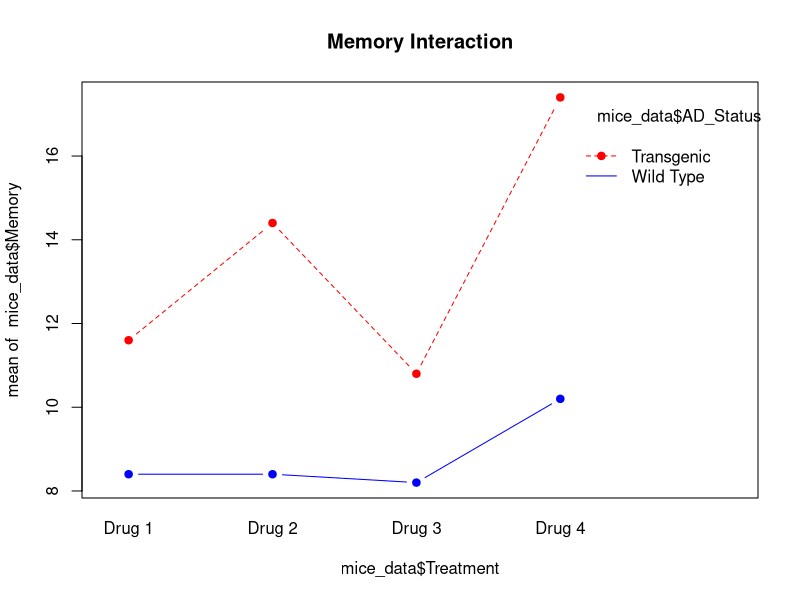

R code for this plot:
## ---- chunk 1
knitr::opts_chunk$set(echo = TRUE, warning = FALSE, message = FALSE)
library(car)      
library(emmeans)  
library(ggplot2)  

# Manually inputting data from the Alzheimers Mice Data.csv
ad_status_vec <- c(1,1,1,1,1, 1,1,1,1,1, 1,1,1,1,1, 1,1,1,1,1, 2,2,2,2,2, 2,2,2,2,2, 2,2,2,2,2, 2,2,2,2,2)
treatment_vec <- c(1,1,1,1,1, 2,2,2,2,2, 3,3,3,3,3, 4,4,4,4,4, 1,1,1,1,1, 2,2,2,2,2, 3,3,3,3,3, 4,4,4,4,4)
training_vec  <- c(12,15,13,12,14, 15,14,17,14,15, 12,13,12,11,12, 18,17,18,19,18, 10,12,11,10,12, 11,10,12,11,11, 10,11,10,11,10, 12,13,12,12,11)
memory_vec    <- c(10,12,13,10,13, 14,13,16,14,15, 10,11,12,10,11, 18,17,17,18,17, 8,9,8,8,9, 9,8,8,9,8, 8,9,8,8,8, 10,11,10,10,10)

mice_data <- data.frame(
  AD_Status = factor(ad_status_vec, labels = c("Transgenic", "Wild Type")),
  Treatment = factor(treatment_vec, labels = c("Drug 1", "Drug 2", "Drug 3", "Drug 4")),
  Training = training_vec,
  Memory = memory_vec
)

train_aov <- aov(Training ~ AD_Status * Treatment, data = mice_data)
train_summary <- summary(train_aov)
print(train_summary)

shapiro_train <- shapiro.test(residuals(train_aov))
levene_train <- leveneTest(Training ~ AD_Status * Treatment, data = mice_data)

cat("--- INTERPRETATION: TRAINING DAY ---\n")
cat("Assumptions: Normality p =", round(shapiro_train$p.value, 4), 
    "| Homogeneity p =", round(levene_train$`Pr(>F)`[1], 4), "\n")

mem_aov <- aov(Memory ~ AD_Status * Treatment, data = mice_data)
mem_summary <- summary(mem_aov)
print(mem_summary)

shapiro_mem <- shapiro.test(residuals(mem_aov))
levene_mem <- leveneTest(Memory ~ AD_Status * Treatment, data = mice_data)

cat("--- INTERPRETATION: MEMORY DAY ---\n")
cat("Assumptions: Normality p =", round(shapiro_mem$p.value, 4), 
    "| Homogeneity p =", round(levene_mem$`Pr(>F)`[1], 4), "\n")

# Training p-values
p_stat_tr <- train_summary[[1]][["Pr(>F)"]][1]
p_trea_tr <- train_summary[[1]][["Pr(>F)"]][2]
p_inte_tr <- train_summary[[1]][["Pr(>F)"]][3]

# Memory p-values
p_stat_me <- mem_summary[[1]][["Pr(>F)"]][1]
p_trea_me <- mem_summary[[1]][["Pr(>F)"]][2]
p_inte_me <- mem_summary[[1]][["Pr(>F)"]][3]

cat("--- APA FORMATTED REPORT ---\n\n")
cat("TRAINING DAY: AD Status (p =", round(p_stat_tr, 4), ") and Treatment (p =", round(p_trea_tr, 4), 
    ") significantly affected training errors. The interaction was", 
    ifelse(p_inte_tr < 0.05, "significant.", "not significant."), "\n\n")

cat("MEMORY DAY: AD Status (p =", round(p_stat_me, 4), ") and Treatment (p =", round(p_trea_me, 4), 
    ") significantly affected memory errors. The interaction was", 
    ifelse(p_inte_me < 0.05, "significant.", "not significant."), "\n\n")

cat("ASSUMPTIONS: Levene's test and Shapiro-Wilk tests (p > .05) confirmed that 
    the assumptions of homogeneity and normality were satisfied for this ANOVA.")

interaction.plot(mice_data$Treatment, mice_data$AD_Status, mice_data$Memory, 
                 main="Memory Interaction", col=c("red", "blue"), type="b", pch=19)
